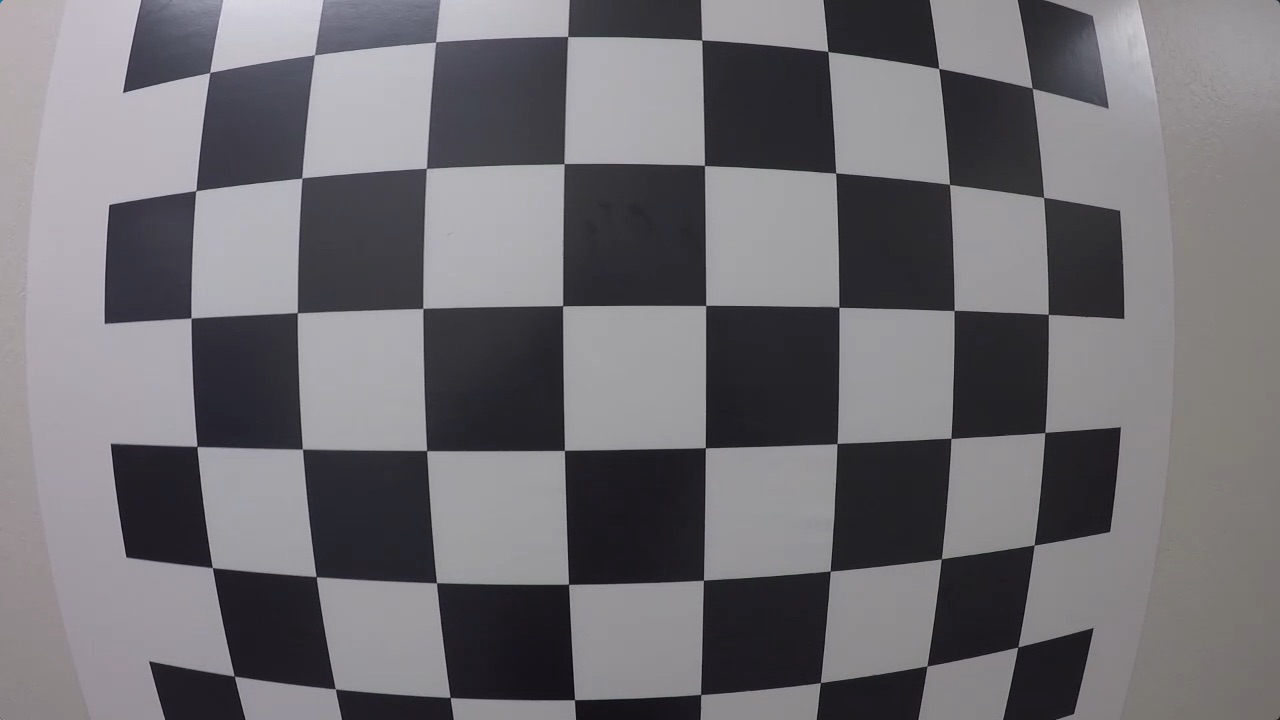
#> input picture calibration_test.png, 1280 x 720 px; its folder holds only this picture in this run
$ python -i thresholding.py   (imports and definitions only)   (older library calls are emulated)
#> lines starting #> are read from the running program, lines starting #| are printed output that depends on the picture
#> further down, picture is the input picture: shape (720, 1280, 3); mean B, G, R 115.4, 110.9, 112.9
import numpy as np
import matplotlib.pyplot as plt
import matplotlib.image as mpimg
import cv2
import glob
import pickle
from plot import plot_images

def get_thresholded_sobel(image , orient = 'x' , kernel_size=3 ,threshold = (0,255)):
#> called with orient = 'x', kernel_size = 3, threshold = (0, 255)
    if len(image.shape) == 2:
        gray = image
    else:
        gray = cv2.cvtColor(image, cv2.COLOR_BGR2GRAY)

    if orient =='x':
        sobel = cv2.Sobel(gray , cv2.CV_64F , 1 , 0 , ksize =kernel_size)
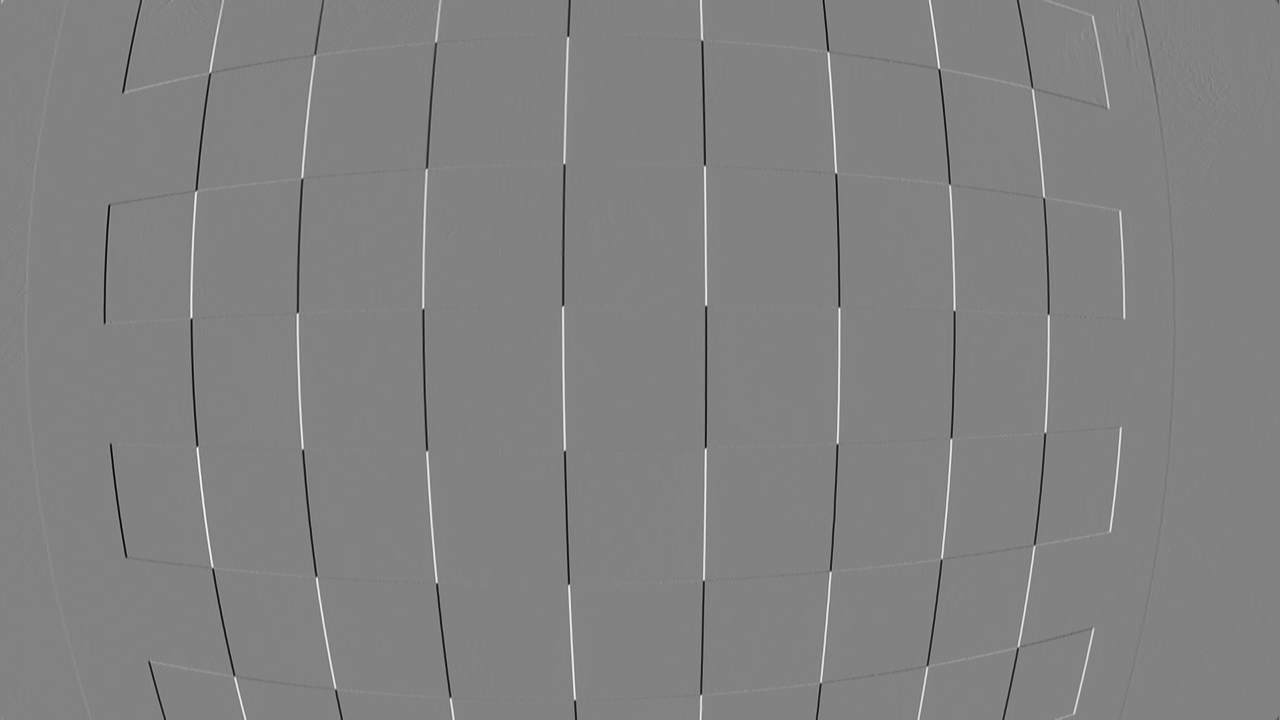
#> sobel: shape (720, 1280) float64; min -654, max 624, mean -0.2; drawn with min black and max white
    elif orient =='y':
        sobel = cv2.Sobel(gray , cv2.CV_64F , 0 , 1 , ksize =kernel_size)
    sobel = np.uint8(255*np.absolute(sobel)/np.max(np.absolute(sobel)))
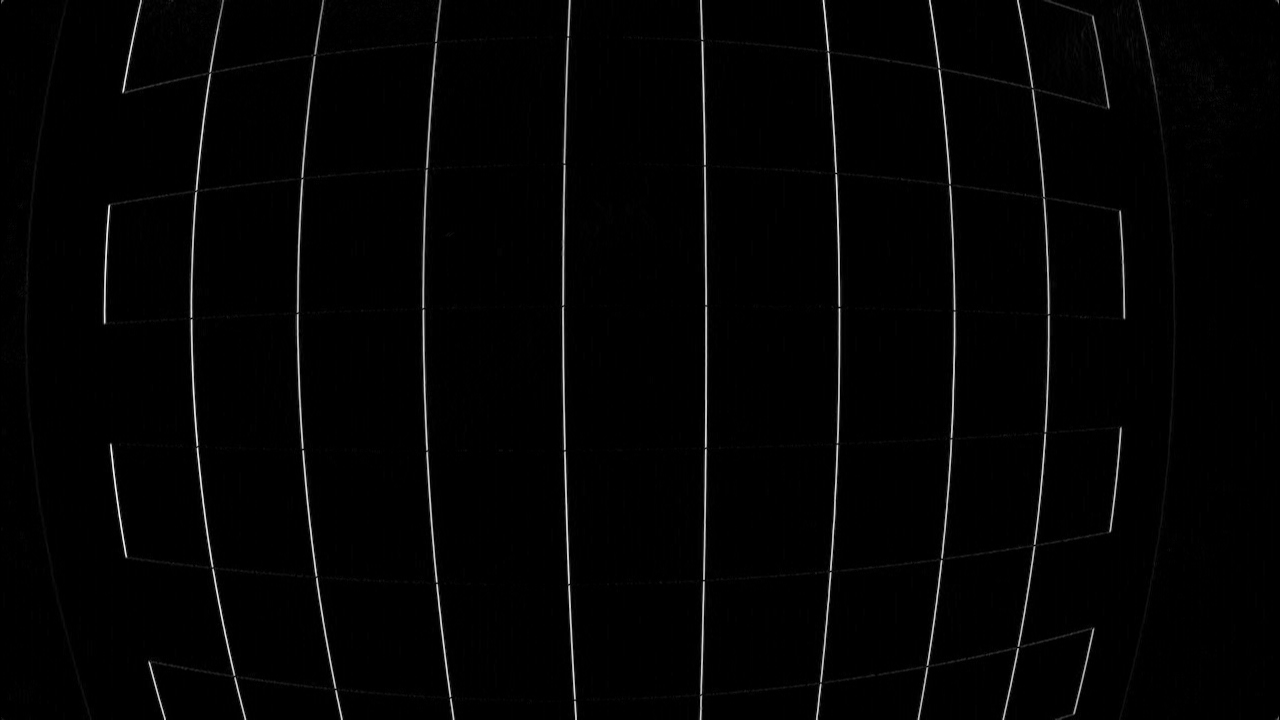
#> sobel: shape (720, 1280); min 0, max 255, mean 3.4
    binary_out = np.zeros_like(sobel)
    binary_out[(sobel >= threshold[0]) & (sobel <= threshold[1])] = 1
    return binary_out

def get_thresholed_s_channel(image , threshold = (0,255)):
    image = cv2.cvtColor(image , cv2.COLOR_RGB2HLS)
    s_channel = image[:,:,2]
    binary_out = np.zeros_like(s_channel)
    binary_out[(s_channel >= threshold[0])&(s_channel <= threshold[1])] = 1
    return binary_out


def apply_thresholding(image ,kernel_size ,sobel_threshold=(0,255) ,color_threshold=(0,255)):
    sobelx = get_thresholded_sobel(image , 'x' , kernel_size , sobel_threshold)
    s_channel = get_thresholed_s_channel(image ,color_threshold)
    thresholded_img = np.zeros_like(s_channel)
    thresholded_img[(sobelx == 1) | (s_channel == 1)] = 1
    return thresholded_img

>>> import cv2
>>> picture = cv2.imread('../calibration_test.png')
>>> result = get_thresholded_sobel(picture)
#> result: shape (720, 1280); every value is 1
